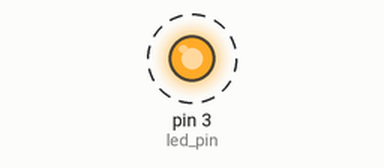
This sketch was run on a simulated Arduino Uno, built with avr-gcc and run on an emulated ATmega328P. On the bench: output pins drawn as LEDs (lit = HIGH). Dashed ring = blinking.

Above: at 0.1 s.
Timing chart, 0 to 3.0 s (numbered marks = the images above):
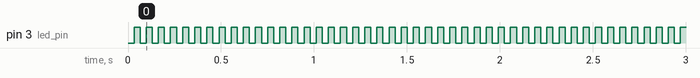

Measured:
- by itself, pin 3 (led_pin): alternates HIGH for 0.03 s and LOW for 0.03 s
- by itself, everything shown: repeats every 31.0 s, in 20 steps

The sketch:

sketch_mar25a.ino
```cpp
const uint8_t led_pin = PD3;
const uint16_t tl_load = 0;

void setup()
{
  DDRD |= _BV(led_pin);
  TCCR2B |= (1 << CS20);
  TCCR2B |= (1 << CS21);
  TCCR2B |= (1 << CS22);

  TCNT2 = tl_load;

  TIMSK2 |= _BV(TOIE0);

  sei();
}

void loop()
{
  delay(1000);
}

ISR(TIMER2_OVF_vect)
{
  PORTD ^= _BV(led_pin);
}
```
